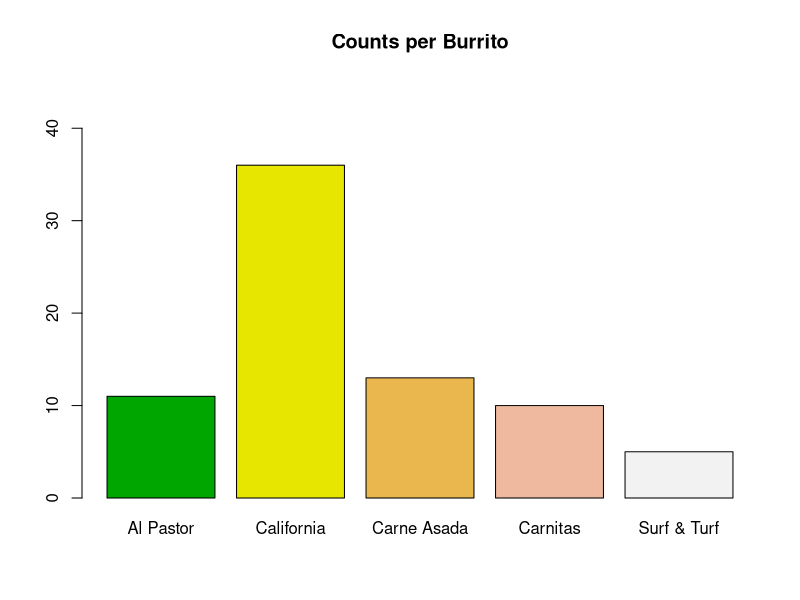
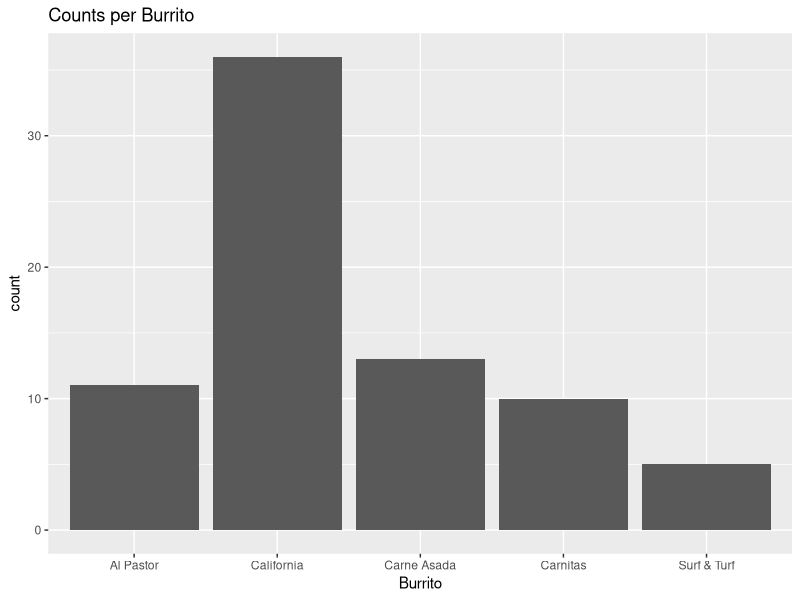
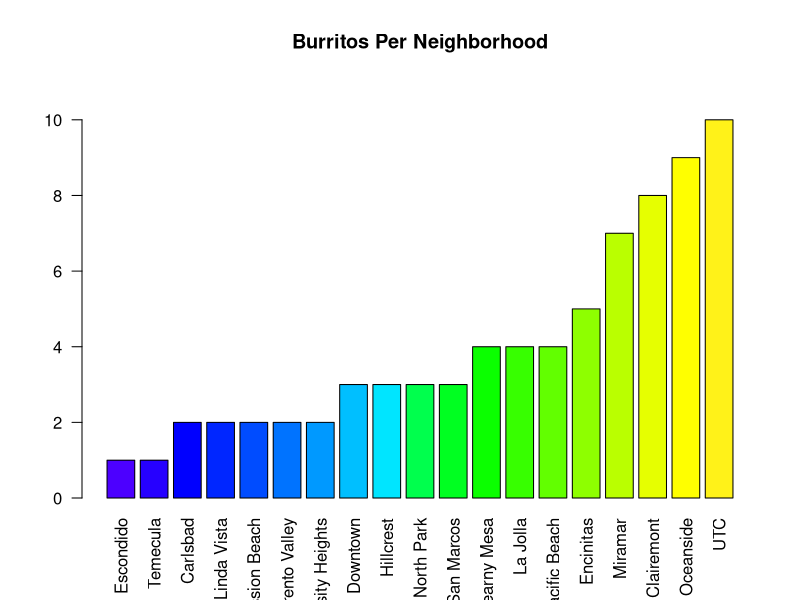
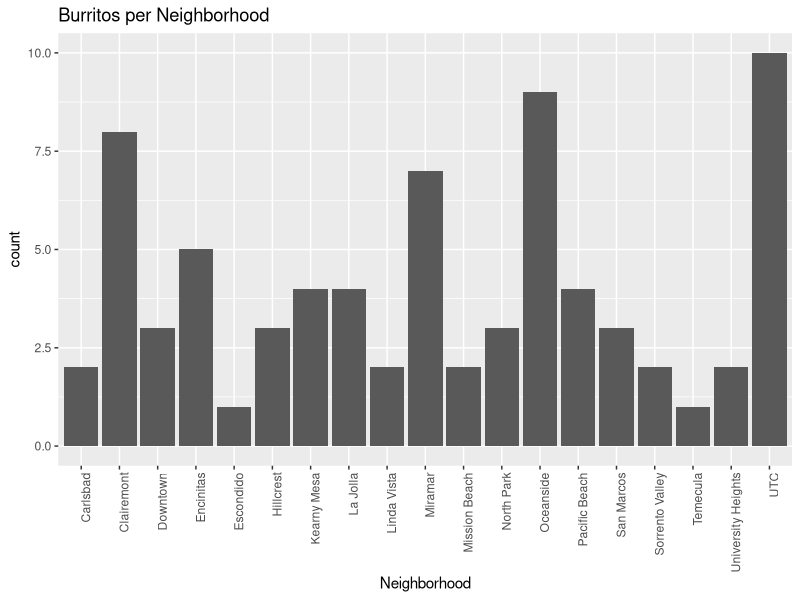
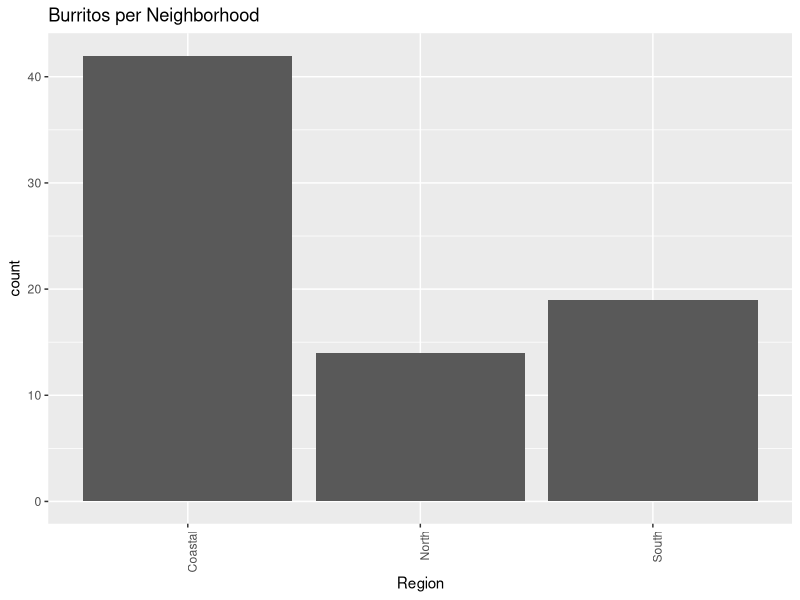
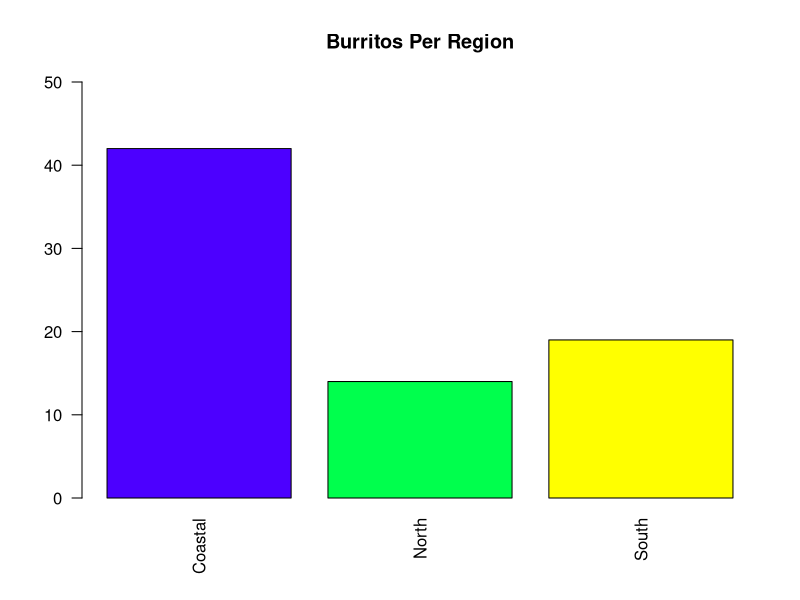
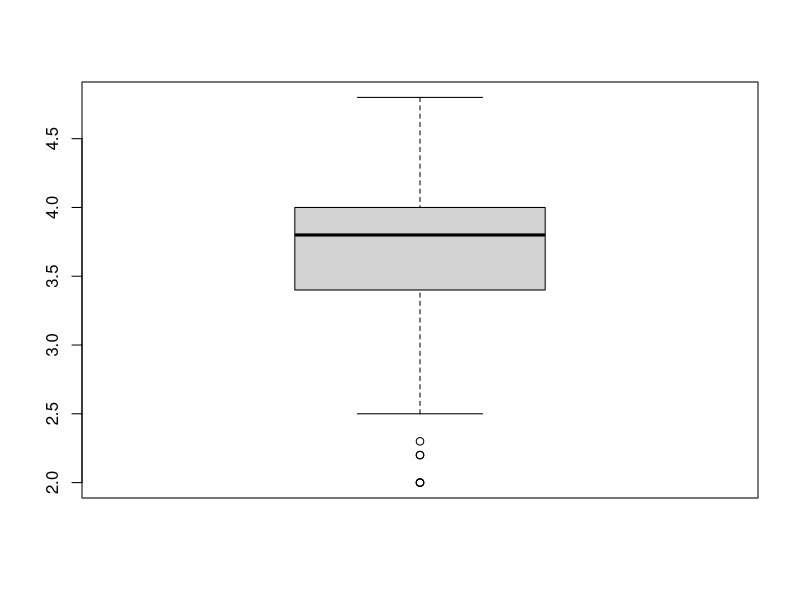
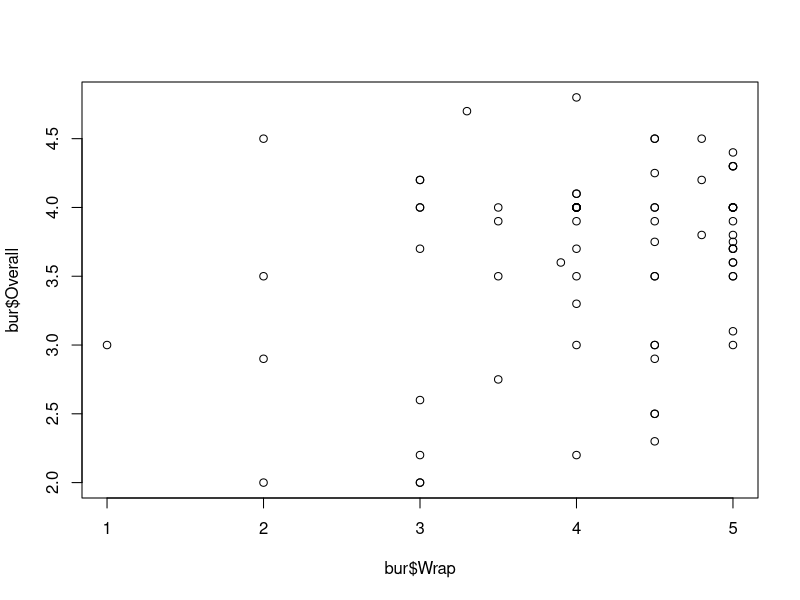

Write R code to recreate these figures, in order. (Note: this script raises an error after producing the figures.)
# Burritos Dataset
library(ggplot2)
# Replicate random sampling
set.seed(542)
setwd("C:/Users/ericv/Documents/GitHub/burrito")

# Read in csv
bur <- read.csv("burrito_psample.csv", na = "")

# Drop odd column from csv
bur <- bur[-c(1)]

# Create table of burritos
table(bur$Burrito)

# Sum the number of records (75)
num_of_burritos <- sum(table(bur$Burrito))

# Plot burrito type
barplot(table(bur$Burrito),
        ylim = c(0,45),
        main = "Counts per Burrito",
        col = terrain.colors(5))
ggplot(bur, aes(Burrito)) + geom_bar() + ggtitle("Counts per Burrito")

# Create a table of neighborhoods
table(bur$Neighborhood)

# Plot neighborhood
barplot(sort(table(bur$Neighborhood)),
        las = 2,
        ylim = c(0,11),
        main = "Burritos Per Neighborhood",
        col = topo.colors(25))

ggplot(bur, aes(Neighborhood)) + geom_bar() + ggtitle("Burritos per Neighborhood") + theme(axis.text.x = element_text(angle = 90, hjust = 1))
table(bur$Neighborhood)

# Plot region
ggplot(bur, aes(Region)) + geom_bar() + ggtitle("Burritos per Neighborhood") + theme(axis.text.x = element_text(angle = 90, hjust = 1))
# Plot neighborhood
barplot(table(bur$Region),
        las = 2,
        ylim = c(0,50),
        main = "Burritos Per Region",
        col = topo.colors(3))
# Boxplot of Overall score
boxplot(bur$Overall)

table(bur$Wrap)
plot(bur$Wrap, bur$Overall)
cor(bur$Wrap, bur$Overall)

count()